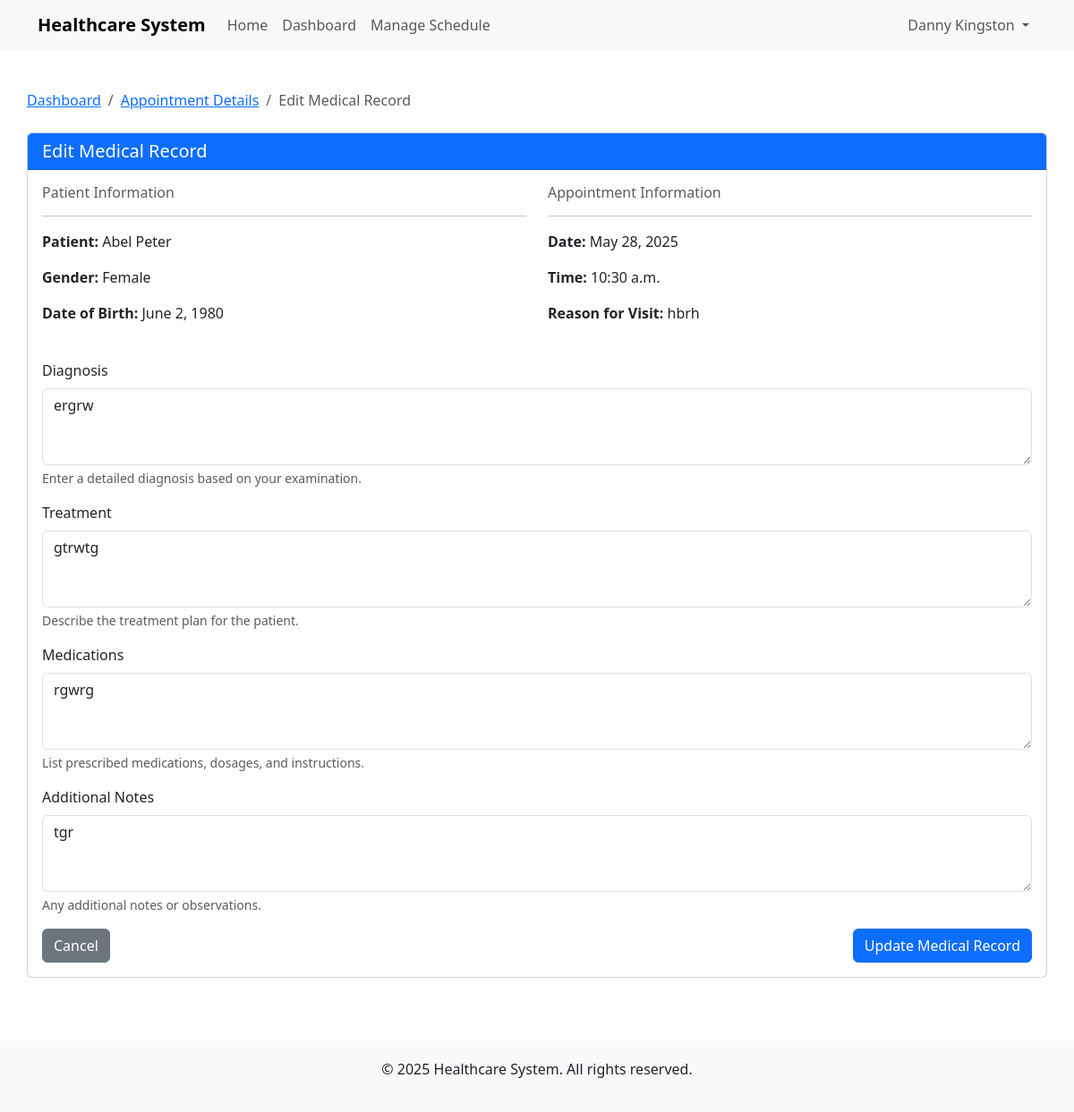
The page /appointments/medical-records/1/edit/ (signed in) on the database its author committed.
### appointments/models.py (models this page shows, shortened)
class Appointment(models.Model):
    STATUS_CHOICES = [
        ('SCHEDULED', 'Scheduled'),
        ('CONFIRMED', 'Confirmed'),
        ('COMPLETED', 'Completed'),
        ('CANCELLED', 'Cancelled'),
        ('NO_SHOW', 'No Show'),
    ]
    patient = models.ForeignKey(Patient, on_delete=models.CASCADE, related_name='appointments')
    doctor = models.ForeignKey(Doctor, on_delete=models.CASCADE, related_name='appointments')
    appointment_date = models.DateField()
    appointment_time = models.TimeField()
    status = models.CharField(max_length=10, choices=STATUS_CHOICES, default='SCHEDULED')
    reason = models.TextField()
    notes = models.TextField(blank=True)
    created_at = models.DateTimeField(auto_now_add=True)
    updated_at = models.DateTimeField(auto_now=True)
    class Meta:
        unique_together = ['doctor', 'appointment_date', 'appointment_time']
        ordering = ['appointment_date', 'appointment_time']

### patients/models.py (models this page shows, shortened)
class Patient(models.Model):
    GENDER_CHOICES = [
        ('M', 'Male'),
        ('F', 'Female'),
        ('O', 'Other'),
    ]
    user = models.OneToOneField(User, on_delete=models.CASCADE)
    date_of_birth = models.DateField(null=True, blank=True)
    gender = models.CharField(max_length=1, choices=GENDER_CHOICES)
    phone_regex = RegexValidator(regex=r'^\+?1?\d{9,15}$')
    phone_number = models.CharField(validators=[phone_regex], max_length=17)
    address = models.TextField()
    emergency_contact_name = models.CharField(max_length=100)
    emergency_contact_phone = models.CharField(validators=[phone_regex], max_length=17)
    insurance_provider = models.CharField(max_length=100)
    insurance_policy_number = models.CharField(max_length=50)
    created_at = models.DateTimeField(auto_now_add=True)
    updated_at = models.DateTimeField(auto_now=True)
    def __str__(self):
        return f"{self.user.first_name} {self.user.last_name}"
    class Meta:
        ordering = ['user__last_name', 'user__first_name']

class MedicalRecord(models.Model):
    patient = models.ForeignKey(Patient, on_delete=models.CASCADE, related_name='medical_records')
    doctor = models.ForeignKey('doctors.Doctor', on_delete=models.CASCADE)
    appointment = models.ForeignKey('appointments.Appointment', on_delete=models.CASCADE, null=True, blank=True)
    diagnosis = models.TextField()
    treatment = models.TextField()
    medications = models.TextField(blank=True)
    notes = models.TextField(blank=True)
    created_at = models.DateTimeField(auto_now_add=True)
    class Meta:
        ordering = ['-created_at']

### appointments/views.py (the view, shortened to what this page needs)
# urls.py: path('medical-records/<int:record_id>/edit/', views.edit_medical_record, name='edit_medical_record'),
@login_required
def edit_medical_record(request, record_id):
    if not hasattr(request.user, 'doctor'):
        messages.error(request, "Only doctors can edit medical records.")
        return redirect('home')
    medical_record = get_object_or_404(MedicalRecord, id=record_id, doctor=request.user.doctor)
    appointment = medical_record.appointment
    context = {
        'medical_record': medical_record,
        'appointment': appointment,
    }
    return render(request, 'appointments/medical_record_form.html', context)

### templates/appointments/medical_record_form.html (shortened to what this page needs)
{% extends 'base.html' %}
{% block content %}
<div class="row mt-4">
    <div class="col-md-12">
        <nav aria-label="breadcrumb">
            <ol class="breadcrumb">
                <li class="breadcrumb-item"><a href="{% url 'doctor_dashboard' %}">Dashboard</a></li>
                <li class="breadcrumb-item"><a href="{% url 'appointment_detail' appointment.id %}">Appointment Details</a></li>
                <li class="breadcrumb-item active">{% if medical_record %}Edit{% else %}Create{% endif %} Medical Record</li>
            </ol>
        </nav>
    </div>
</div>
<div class="row mt-2">
    <div class="col-md-12">
        <div class="card">
            <div class="card-header bg-primary text-white">
                <h5 class="card-title mb-0">{% if medical_record %}Edit{% else %}Create{% endif %} Medical Record</h5>
            </div>
            <div class="card-body">
                <div class="row mb-4">
                    <div class="col-md-6">
                        <h6 class="text-muted">Patient Information</h6>
                        <hr>
                        <p><strong>Patient:</strong> {{ appointment.patient }}</p>
                        <p><strong>Gender:</strong> {{ appointment.patient.get_gender_display }}</p>
                        <p><strong>Date of Birth:</strong> {{ appointment.patient.date_of_birth }}</p>
                    </div>
                    <div class="col-md-6">
                        <h6 class="text-muted">Appointment Information</h6>
                        <hr>
                        <p><strong>Date:</strong> {{ appointment.appointment_date }}</p>
                        <p><strong>Time:</strong> {{ appointment.appointment_time }}</p>
                        <p><strong>Reason for Visit:</strong> {{ appointment.reason }}</p>
                    </div>
                </div>
                <form method="post">
                    <div class="mb-3">
                        <label for="diagnosis" class="form-label">Diagnosis</label>
                        <textarea class="form-control" id="diagnosis" name="diagnosis" rows="3" required>{{ medical_record.diagnosis|default:'' }}</textarea>
                        <div class="form-text">Enter a detailed diagnosis based on your examination.</div>
                    </div>
                    <div class="mb-3">
                        <label for="treatment" class="form-label">Treatment</label>
                        <textarea class="form-control" id="treatment" name="treatment" rows="3" required>{{ medical_record.treatment|default:'' }}</textarea>
                        <div class="form-text">Describe the treatment plan for the patient.</div>
                    </div>
                    <div class="mb-3">
                        <label for="medications" class="form-label">Medications</label>
                        <textarea class="form-control" id="medications" name="medications" rows="3">{{ medical_record.medications|default:'' }}</textarea>
                        <div class="form-text">List prescribed medications, dosages, and instructions.</div>
                    </div>
                    <div class="mb-3">
                        <label for="notes" class="form-label">Additional Notes</label>
                        <textarea class="form-control" id="notes" name="notes" rows="3">{{ medical_record.notes|default:'' }}</textarea>
                        <div class="form-text">Any additional notes or observations.</div>
                    </div>
                    <div class="d-flex justify-content-between">
                        <a href="{% url 'appointment_detail' appointment.id %}" class="btn btn-secondary">Cancel</a>
                        <button type="submit" class="btn btn-primary">{% if medical_record %}Update{% else %}Save{% endif %} Medical Record</button>
                    </div>
                </form>
            </div>
        </div>
    </div>
</div>
{% endblock %}

### templates/base.html (shortened to what this page needs)
<!DOCTYPE html>
<html lang="en">
<head>
    <link href="https://cdn.jsdelivr.net/npm/bootstrap@5.3.0/dist/css/bootstrap.min.css" rel="stylesheet">
</head>
<body>
    <nav class="navbar navbar-expand-lg navbar-light bg-light">
        <div class="container">
            <a class="navbar-brand" href="/">Healthcare System</a>
            <div class="collapse navbar-collapse" id="navbarNav">
                <ul class="navbar-nav me-auto">
                    <li class="nav-item">
                        <a class="nav-link" href="/">Home</a>
                    </li>
                    {% if user.is_authenticated %}
                        {% if user.patient %}
                            <li class="nav-item">
                                <a class="nav-link" href="{% url 'patient_dashboard' %}">Dashboard</a>
                            </li>
                            <li class="nav-item">
                                <a class="nav-link" href="{% url 'book_appointment' %}">Book Appointment</a>
                            </li>
                        {% elif user.doctor %}
                            <li class="nav-item">
                                <a class="nav-link" href="{% url 'doctor_dashboard' %}">Dashboard</a>
                            </li>
                            <li class="nav-item">
                                <a class="nav-link" href="/schedule/">Manage Schedule</a>
                            </li>
                        {% endif %}
                    {% endif %}
                </ul>
                <ul class="navbar-nav">
                    {% if user.is_authenticated %}
                        <li class="nav-item dropdown">
                            <a class="nav-link dropdown-toggle" href="#" id="navbarDropdown" role="button" data-bs-toggle="dropdown">
                                {{ user.get_full_name|default:user.username }}
                            </a>
                        </li>
                        {% else %}
                        <li class="nav-item">
                            <a class="nav-link" href="/login/">Login</a>
                        </li>
                    {% endif %}
                </ul>
            </div>
        </div>
    </nav>
    <div class="container content">
        {% block content %}{% endblock %}
    </div>
    <footer class="footer">
        <div class="container">
            <p>&copy; {% now "Y" %} Healthcare System. All rights reserved.</p>
        </div>
    </footer>
</body>
</html>

### templates/base.html (style rules this page uses)
.navbar-brand { font-weight: bold; }
.footer { margin-top: 50px; padding: 20px 0; background-color: #f8f9fa; text-align: center; }
.content { min-height: calc(100vh - 180px); padding: 20px 0; }

### rows shown on the page
Appointment: patient "Abel Peter", patient.gender "Female", patient.date_of_birth "June 2, 1980", appointment_date "May 28, 2025", appointment_time "10:30 a.m.", reason "hbrh"
MedicalRecord: diagnosis "ergrw", treatment "gtrwtg", medications "rgwrg", notes "tgr"

### other values the page prints
{{ user.get_full_name|default:user.username }} "Danny Kingston"
